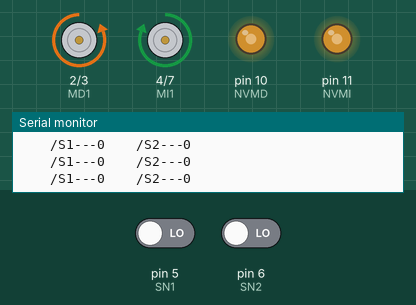
Recording of a sketch running on a simulated Arduino Uno, built with avr-gcc and run on an emulated ATmega328P. Parts: motor-driver pin pairs drawn as motors (green arrow = first pin HIGH = forward, orange = second pin HIGH = backward, longer = more drive), output pins drawn as LEDs (lit = HIGH), the last lines printed to the serial monitor. Inputs (shaded band) come from the test bench; at power-on: pin 5 (SN1) LOW, pin 6 (SN2) LOW.

Above: at 1.2 s.
1.3 s: pin 5 (SN1) driven HIGH
At 1.7 s:
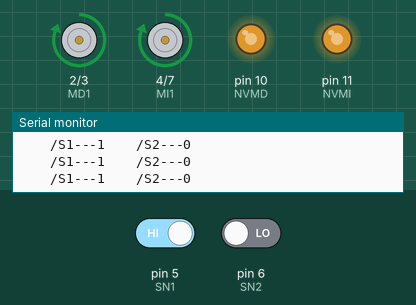
2.8 s: pin 5 (SN1) driven LOW
At 3.2 s:
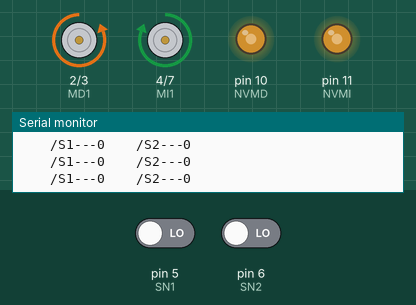
5.8 s: pin 6 (SN2) driven HIGH
At 6.3 s:
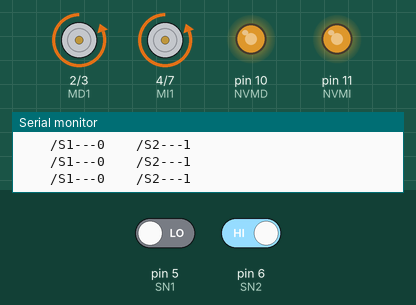
7.3 s: pin 6 (SN2) driven LOW
At 8.7 s:
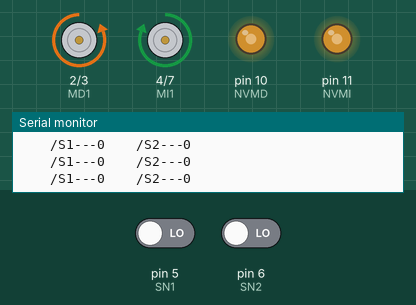
Timing chart, 0 to 10.3 s (numbered marks = the images above; inputs shaded):
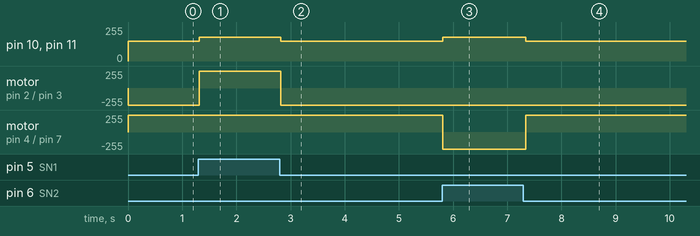

The sketch:

seguidorfinal.ino
```cpp
const int NVMD = 10;   //Nivel de velocidad del Motor Derecho  PWM MOTOR DERECHO
const int NVMI = 11;   //Nivel de velocidad del Motor Izquierdo  PWM MOTOR IZQUIERDO

const int MD1 = 2;    //Motor Derecho (IN1)
const int MD2 = 3;    //Motor Derecho (IN2)

const int MI1 = 4;    //Motor Izquierdo (IN3)
const int MI2 = 7;    //Motor Izquierdo (IN4)

const int SN1 = 5;   //Sensor 1 EN PINES DIGITALES
const int SN2 = 6;   //Sensor 2 EN PINES DIGITALES

///////////////////NO MOVER //////////////////////////////

unsigned long TA = 0;   //Variable de 32 bits
unsigned long IN = 1;   //Variable de 32 bits (Milisegundos)
///////////////////////////////////////////////////////////

void setup () {
  Serial.begin (9600);
  pinMode(MD1,OUTPUT);    //Motor Derecho
  pinMode(MD2,OUTPUT);    //Motor Derecho

  pinMode(MI1,OUTPUT);    //Motor Izquierdo
  pinMode(MI2,OUTPUT);    //Motor Izquierdo

  pinMode (SN1, INPUT);      //Entrada Sensor 1
  pinMode (SN2, INPUT);      //Entrada Sensor 2

  pinMode (NVMD, OUTPUT);   //ENA Motor Derecho
  pinMode (NVMI, OUTPUT);   //ENB Motor Izquierdo


//PRUEBA DE FUNCIONAMIENTO DE MOTORES (CAMBIAR VALOR4ES Y FUNCIONES PARA ASEGURARSE DE QUE TODO ESTA CONECTADI BIEN)
  MHA(NVMD, 150, NVMI, 150);
  AVANCE_MT_DER ();
  AVANCE_MT_IZQ ();

//LA FUNCION HACE QUE NO SE EJCUTE LA LINEA SIGIENTE SI EL BOTN NO ES PRESIONADO

}

//BUCLE Y LECTURA DE LOS SENSORES
void loop () {
  int ESN1 = digitalRead (SN1);   //Estado y lectura del Sensor 1
  int ESN2 = digitalRead (SN2);   //Estado y lectura del Sensor 2

  if (millis () - TA >= IN){
    Serial.print ("    /S1---");    //Etiqueta Sensor 1
    Serial.print (ESN1);

    Serial.print ("    /S2---");    //Etiqueta Sensor 2
    Serial.print (ESN2);

    Serial.println("\n");
    TA = millis();
  }

// 0 ES BLACO --- 1 ES NEGRO
// PARA MODIFICAR LAS VELOCIDADES ES EN MHA (VALORES NUMERICOS)

//RECTAS
if (ESN1 == 1 && ESN2 == 1) { //TODOS EN NEGRO
  MHA(NVMD, 150, NVMI, 150);
  AVANCE_MT_DER ();
  AVANCE_MT_IZQ ();
}

else if (ESN1 == 0 && ESN2 == 0 ) { //TODOS EN BLANCO
  MHA(NVMD, 150, NVMI, 150);
  AVANCE_MT_DER ();
  AVANCE_MT_IZQ ();
}

////////////////////PROBAR VELOCIDADES PARA VER EN QUE CASO FUNCIONA MEJOR
//GIROS (MAYOR LA VELOCIDAD QUE EN RECTAS)
else if (ESN1 == 1 && ESN2 == 0 ) { //DESVIACION HACIA LA IZQUIERDA
  MHA(NVMD, 180, NVMI, 180);
RETROCESO_MT_DER ();
  AVANCE_MT_IZQ ();
}

else if (ESN1 == 0 && ESN2 == 1) {  //DESVIACION HACIA LA DERCHA
  MHA(NVMD, 180, NVMI, 180);
RETROCESO_MT_IZQ ();
AVANCE_MT_DER ();
}
}
```

FP.ino
```cpp
void MHA(int NVELMD, int VELMD, int NVELMI, int VELMI){
  analogWrite(NVELMD, VELMD);
  analogWrite(NVELMI, VELMI);
}
//Avance de los motores
void AVANCE_MT_DER (){
  digitalWrite (MD1, LOW);
  digitalWrite (MD2, HIGH);
}

void AVANCE_MT_IZQ (){
  digitalWrite (MI1, HIGH);
  digitalWrite (MI2, LOW);
}

//Retroceso de los motores
void RETROCESO_MT_DER (){
  digitalWrite (MD1, HIGH);
  digitalWrite (MD2, LOW);
}

void RETROCESO_MT_IZQ (){
  digitalWrite (MI1, LOW);
  digitalWrite (MI2, HIGH);
}
```

Measured:
- after the input at 1.3 s, pin 10 (NVMD), pin 11 (NVMI): 150/255 → 180/255 at once; motor on pin 2 (MD1) / pin 3 (MD2): backward 255/255 → forward 255/255 at once
- after the input at 2.8 s, pin 10 (NVMD), pin 11 (NVMI): 180/255 → 150/255 at once; motor on pin 2 (MD1) / pin 3 (MD2): forward 255/255 → backward 255/255 at once
- after the input at 5.8 s, pin 10 (NVMD), pin 11 (NVMI): 150/255 → 180/255 at once; motor on pin 4 (MI1) / pin 7 (MI2): forward 255/255 → backward 255/255 at once
- after the input at 7.3 s, pin 10 (NVMD), pin 11 (NVMI): 180/255 → 150/255 at once; motor on pin 4 (MI1) / pin 7 (MI2): backward 255/255 → forward 255/255 at once
